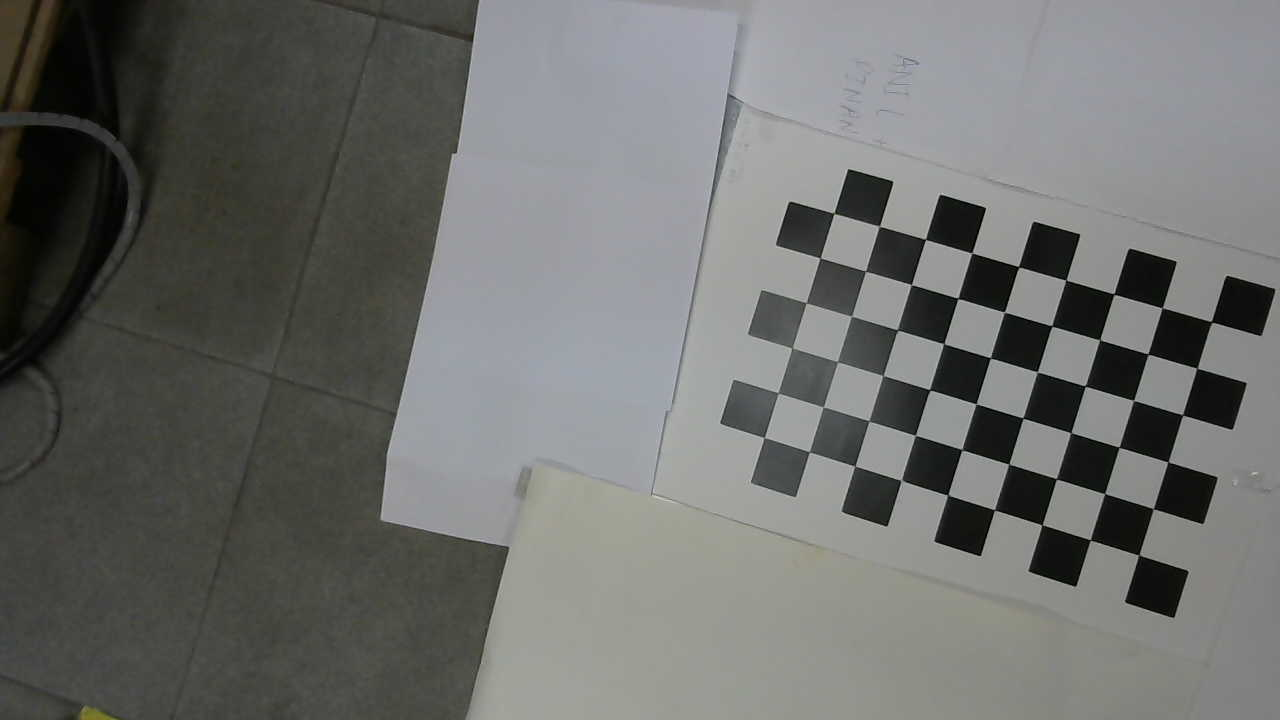
#> input picture camL1.png, 1280 x 720 px; its folder holds only this picture in this run
$ python camera2.py
#> lines starting #> are read from the running program, lines starting #| are printed output that depends on the picture; after the words box and inside, x2 and y2 are one past the last pixel; in counts of white or black regions, pixels touching at a corner belong together; long printed decimals are rounded
import numpy as np
import cv2
import glob
import json
import yaml


# termination criteria
criteria = (cv2.TERM_CRITERIA_EPS + cv2.TERM_CRITERIA_MAX_ITER, 30, 0.001)

# prepare object points, like (0,0,0), (1,0,0), (2,0,0) ....,(6,5,0)
objp = np.zeros((6*9,3), np.float32)
objp[:,:2] = np.mgrid[0:9,0:6].T.reshape(-1,2)

# Arrays to store object points and image points from all the images.
objpoints = [] # 3d point in real world space
imgpoints = [] # 2d points in image plane.

images = glob.glob('*.png') # make .png if required

for fname in images:
    img = cv2.imread(fname)
#> img is the input picture: shape (720, 1280, 3); mean B, G, R 108.1, 110.4, 109.2
    gray = cv2.cvtColor(img,cv2.COLOR_BGR2GRAY)

    # Find the chess board corners
    ret, corners = cv2.findChessboardCorners(gray, (9,6),None)
#> ret = True; corners = 54 rows, first 8: [1138.9, 554.7], [1090.5, 539.9], [1041.8, 525.1], [994.5, 509.7], [947.7, 494.6], [901, 480], [855.2, 466], [809.4, 452.1]
    # print corners
    # with open("testtext.txt", "wb") as myfile:
    # np.write(corners'\n')


    # If found, add object points, image points (after refining them)
    if ret == True:
        objpoints.append(objp)

        corners2 = cv2.cornerSubPix(gray,corners,(11,11),(-1,-1),criteria)
#> corners2 = 54 rows, first 8: [1138.7, 555.1], [1090.3, 539.9], [1041.9, 524.7], [994.6, 509.8], [947.6, 495.1], [901.4, 480.3], [854.7, 466], [809.3, 451.9]
        imgpoints.append(corners2)

        # Draw and display the corners
        img = cv2.drawChessboardCorners(img, (9,6), corners2,ret)
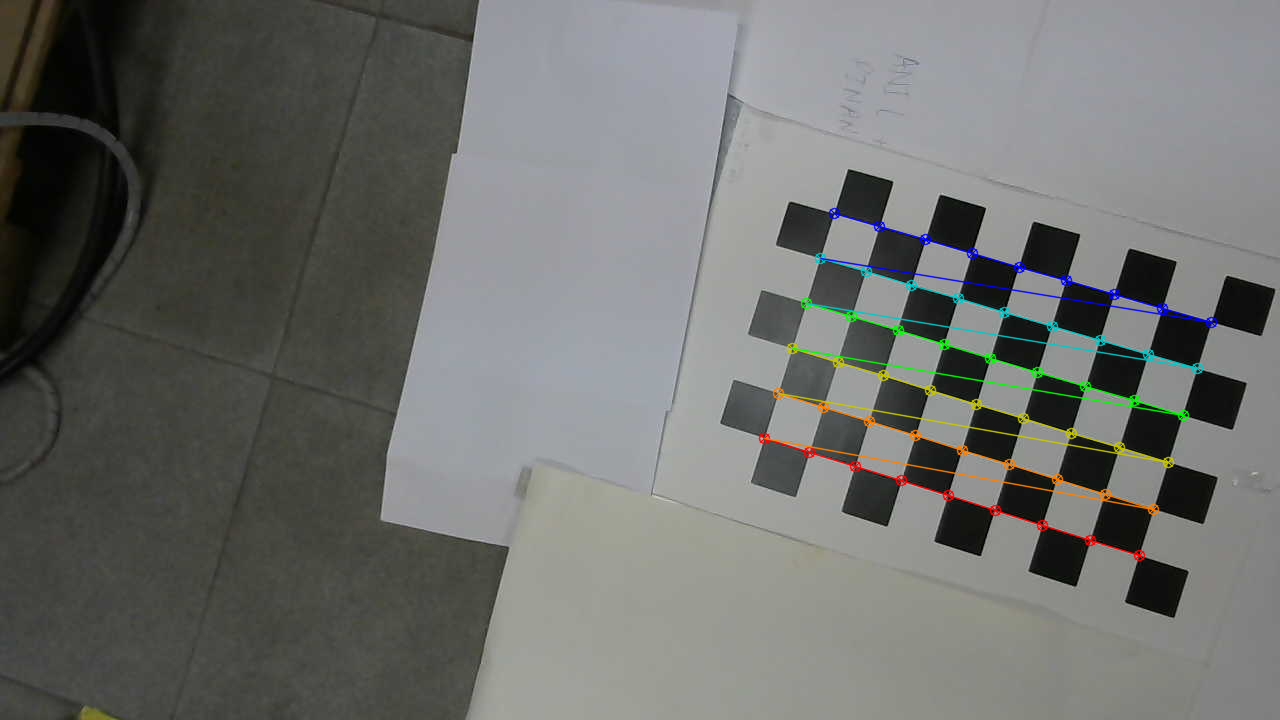
#> img: shape (720, 1280, 3); 1.83% of pixels changed, all inside (x1, y1, x2, y2) = (758, 207, 1218, 562)
        cv2.imshow('img',img)
        cv2.waitKey(8000)

cv2.destroyAllWindows()

ret, mtx, dist, rvecs, tvecs = cv2.calibrateCamera(objpoints, imgpoints, gray.shape[::-1],None,None)
#> ret = 0.196; mtx = [[1138.8, 0, 799.3], [0, 1126.5, 339.7], [0, 0, 1]]; dist = [[-0.371, 3.38, 0.000994, 0.0127, -11.88]]; rvecs = ([-0.184, -0.0345, -2.84],); tvecs = ([6.84, 4.41, 22.87],)

mean_error = 0
for i in xrange(len(objpoints)):
    imgpoints2, _ = cv2.projectPoints(objpoints[i], rvecs[i], tvecs[i], mtx, dist)
    error = cv2.norm(imgpoints[i], imgpoints2, cv2.NORM_L2)/len(imgpoints2)
    mean_error += error
#> this loop made 1 pass
#> (error, mean_error) on pass 1: (0.0267, 0.0267)
#> after the loop, mean_error = 0.0267
print("total error: {}".format(mean_error/len(objpoints)))
#| total error: 0.02672

# It's very important to transform the matrix to list.
data2 = {'ret_matrix': np.asarray(ret).tolist(),'camera_matrix': np.asarray(mtx).tolist(), 'dist_coeff': np.asarray(dist).tolist(),'rot_mat': np.asarray(rvecs).tolist(), 't_vector': np.asarray(tvecs).tolist()}
with open("calibration2.yaml", "w") as f:
    yaml.dump(data2, f)


# [19 lines of commented-out code are left out]

$ run again, on camL11.png
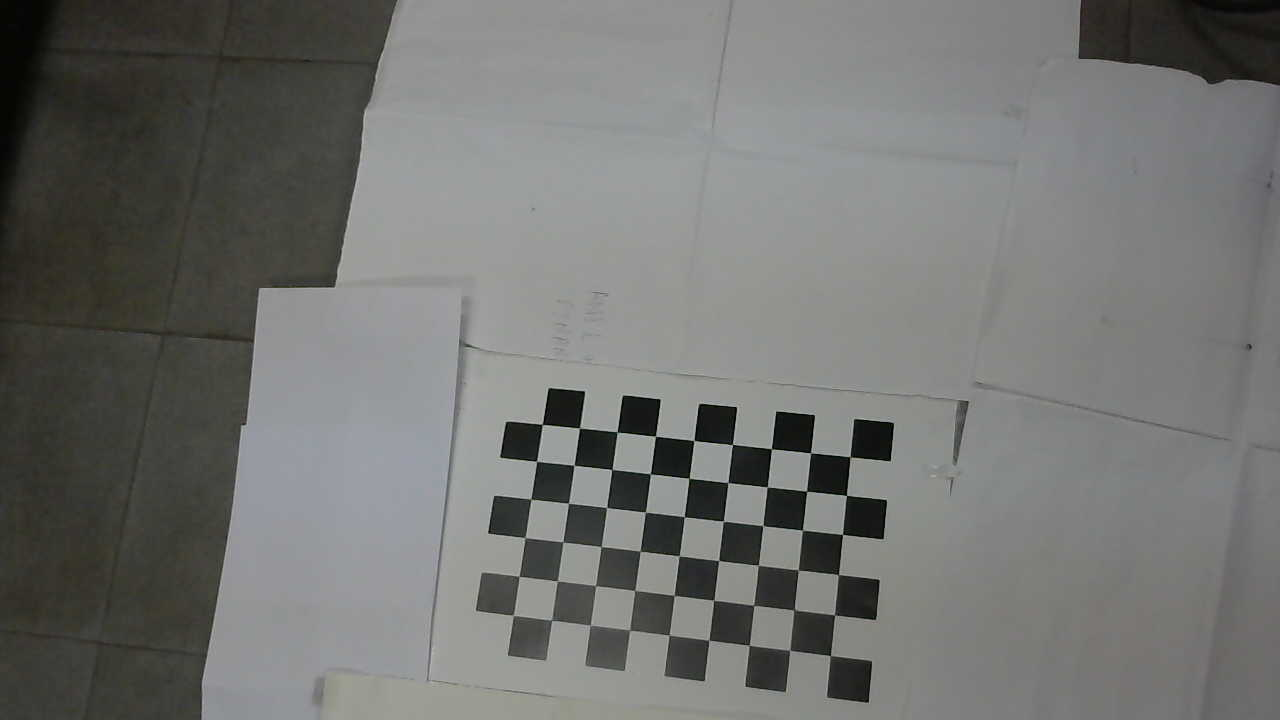
#> input picture camL11.png, 1280 x 720 px
#> img is the input picture: shape (720, 1280, 3); mean B, G, R 112.8, 115.1, 114.2
#> `ret, corners = cv2.findChessboardCorners(gray, (9,6),None)`: ret = True; corners = 54 rows, first 8: [830.3, 655.6], [789.6, 650], [749.1, 645.3], [708.8, 640], [669.2, 635.1], [629.8, 630.3], [590.4, 625.1], [551.5, 620.2]
#> corners2 = 54 rows, first 8: [830.4, 655.6], [789.6, 650.3], [749.2, 645.4], [708.8, 640.2], [669.1, 635.2], [629.6, 630], [590.2, 625.3], [551.7, 620.3]
#> `img = cv2.drawChessboardCorners(img, (9,6), corners2,ret)`:
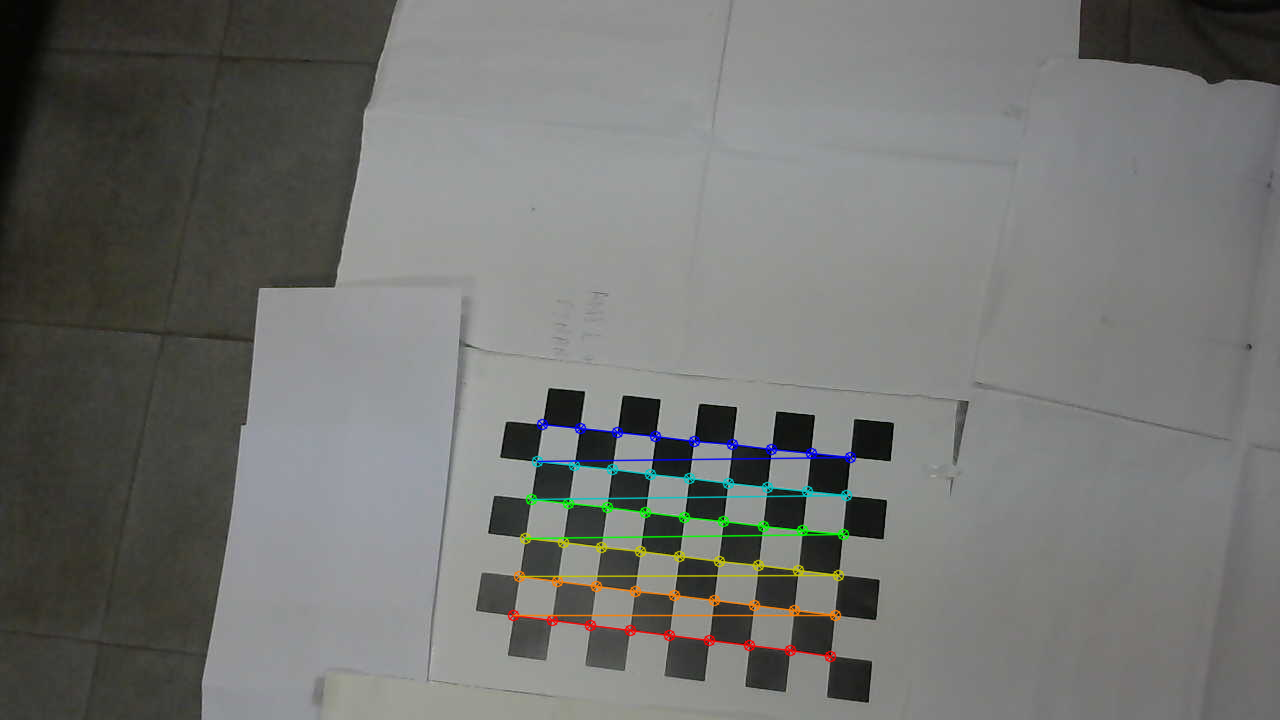
#> img: shape (720, 1280, 3); 1.57% of pixels changed, all inside (x1, y1, x2, y2) = (507, 418, 857, 663)
#> `ret, mtx, dist, rvecs, tvecs = cv2.calibrateCamera(objpoints, imgpoint..`: ret = 0.191; mtx = [[1927.2, 0, 526.3], [0, 1981.1, 341.4], [0, 0, 1]]; dist = [[0.105, -16.86, 0.0283, 0.0262, 191.9]]; rvecs = ([-0.29, -0.541, -2.95],); tvecs = ([7.43, 7.46, 47.67],)
#> the loop `for i in xrange(len(objpoints)):` made 1 pass
#> (error, mean_error) on pass 1: (0.026, 0.026)
#> after the loop `for i in xrange(len(objpoints)):`: mean_error = 0.026
#| total error: 0.026
